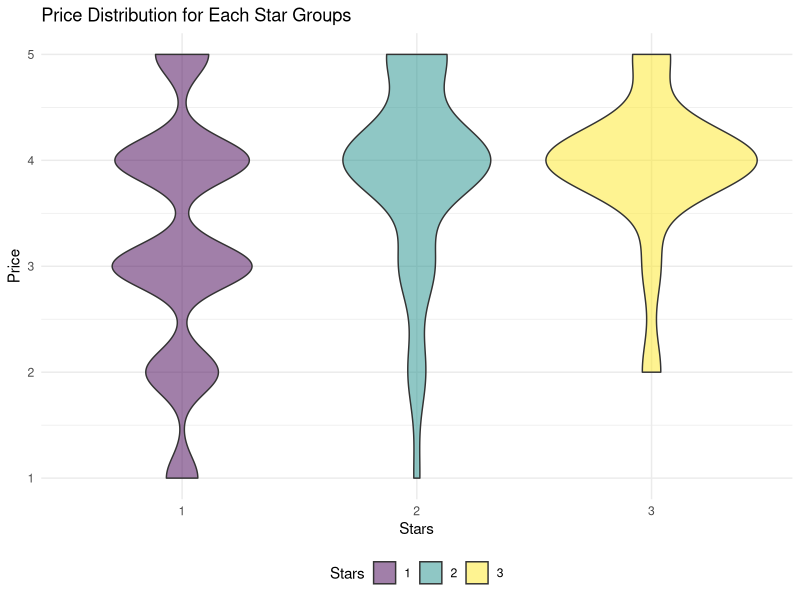
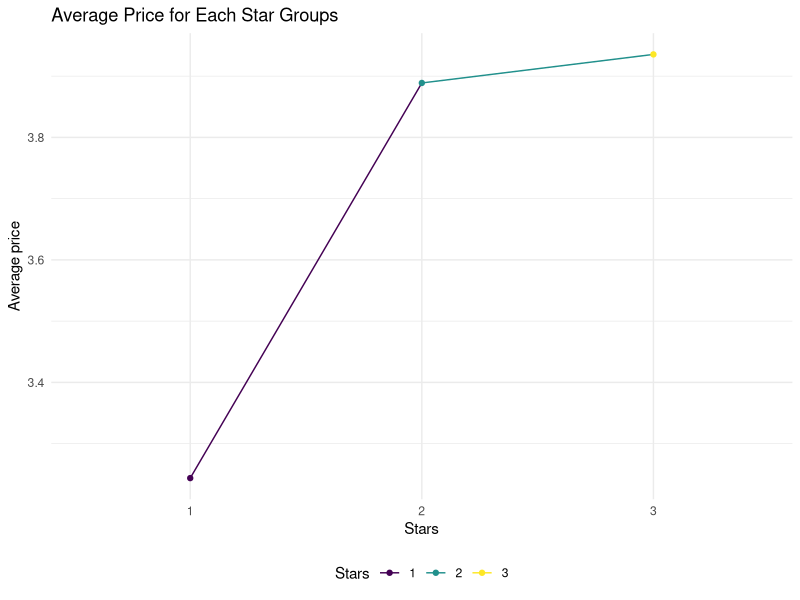

Here is the R script that generated these plots, in order:
## ---- chunk 1
library(tidyverse)
data = read.csv("./data/michelin_data.csv")


knitr::opts_chunk$set(
  fig.width = 6,
  fig.asp = .6,
  out.width = "90%"
)

theme_set(theme_minimal() + theme(legend.position = "bottom"))

options(
  ggplot2.continuous.colour = "viridis",
  ggplot2.continuous.fill = "viridis"
)

scale_colour_discrete = scale_colour_viridis_d
scale_fill_discrete = scale_fill_viridis_d
## ---- chunk 2
data = data %>%
  mutate(
    cuisine_new = fct_collapse(cuisine,
                   American = c("American", "Californian"), 
                   Australian = c("Australian"),
                   Other_Asian = c("Asian", "Asian contemporary", "Asian influences", "Peranakan"),
                   Chinese = c("Cantonese", "Hang Zhou", "Sichuan", "Sichuan-Huai Yang", "Cantonese Roast Meats", "Fujian", "Hunanese and Sichuan", "Chinese", "Shanghainese", "Taiwanese", "Dim Sum", "Taizhou", "Noodles and congee"), 
                   French = c("Classic French", "French contemporary", "Creative French", "French", "Modern French"),
                   British = c("Creative British", "Traditional British", "Modern British"), 
                   Other_European = c("European", "European contemporary", "Austrian", "Danish", "Finnish"),
                   Meats = c("Meats and grills", "Barbecue"),
                   Modern = c("modern", "Contemporary", "creative", "Fusion", "Modern cuisine", "Creative", "Gastropub", "Innovative"), 
                   Other = c("International", "Street Food", "Temple cuisine", "Seafood", "Vegetarian", "Classic cuisine", "Market cuisine", "Regional cuisine", "Steakhouse", "Moroccan"), 
                   Japanese = c("Japanese contemporary", "Sushi", "Teppanyaki", "Japanese"),
                   Scandinavian = c("Scandinavian"),
                   Italian = c("Italian", "Italian contemporary"),
                   Korean = c("Korean", "Korean contemporary"), 
                   Mediterranean = c("Mediterranean", "Mediterranean cuisine"),
                   Thai = c("Thai", "Southern Thai", "Thai Contemporary"), 
                   Indian = c("Indian"), 
                   Spanish = c("Spanish"), 
                   Mexican = c("Mexican"))
  )
## ---- chunk 3
data = data %>%
  mutate(
    Stars = recode(star, "one" = "1", "two" = "2", "three" = "3"))
## ---- chunk 4
data %>%
  mutate(
    price = as.numeric(price)) %>%
  drop_na(Stars, price) %>%
  ggplot(aes(x = Stars, y = price, fill = Stars))+
    geom_violin(alpha = 0.5) +
  labs(
    title = "Price Distribution for Each Star Groups",
    x = "Stars", 
    y = "Price"
  )
## ---- chunk 5
data2 = data %>%
  mutate(
    price = as.numeric(price)
  ) %>%
  drop_na(price, Stars) %>%
  group_by(Stars) %>%
  summarize(avg_price = mean(price)) 

data2 %>%
  ggplot(aes(x = Stars, y = avg_price, color = Stars, group = 1)) +
  geom_line() +
  geom_point() +
  labs(
    title = "Average Price for Each Star Groups", 
    x = "Stars", 
    y = "Average price"
  )
